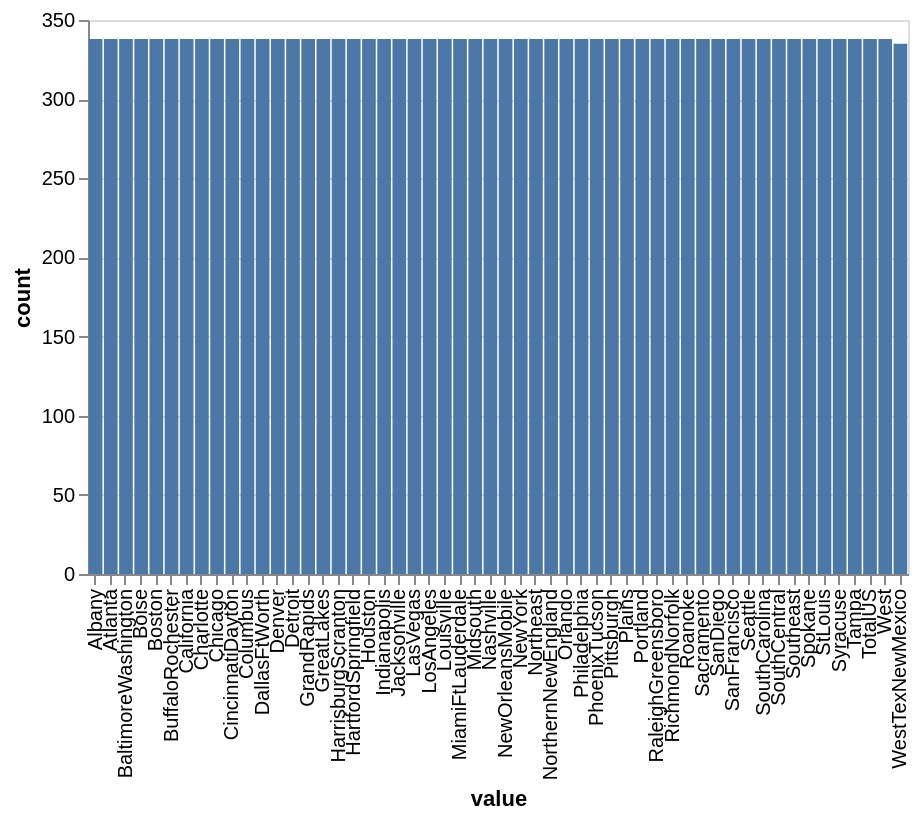

Describe this chart as a Vega-Lite specification.
### Vega-Lite specification from a JSON file in a GitHub repository (floating-point values rounded to 4 significant figures)
{"$schema": "https://vega.github.io/schema/vega-lite/v5.json", "autosize": "fit", "config": {"view": {"continuousHeight": 300, "continuousWidth": 400}}, "data": {"values": [{"count": 338, "value": "Albany"}, {"count": 338, "value": "Atlanta"}, {"count": 338, "value": "BaltimoreWashington"}, {"count": 338, "value": "Boise"}, {"count": 338, "value": "Boston"}, {"count": 338, "value": "BuffaloRochester"}, {"count": 338, "value": "California"}, {"count": 338, "value": "Charlotte"}, {"count": 338, "value": "Chicago"}, {"count": 338, "value": "CincinnatiDayton"}, {"count": 338, "value": "Columbus"}, {"count": 338, "value": "DallasFtWorth"}, {"count": 338, "value": "Denver"}, {"count": 338, "value": "Detroit"}, {"count": 338, "value": "GrandRapids"}, {"count": 338, "value": "GreatLakes"}, {"count": 338, "value": "HarrisburgScranton"}, {"count": 338, "value": "HartfordSpringfield"}, {"count": 338, "value": "Houston"}, {"count": 338, "value": "Indianapolis"}, {"count": 338, "value": "Jacksonville"}, {"count": 338, "value": "LasVegas"}, {"count": 338, "value": "LosAngeles"}, {"count": 338, "value": "Louisville"}, {"count": 338, "value": "MiamiFtLauderdale"}, {"count": 338, "value": "Midsouth"}, {"count": 338, "value": "Nashville"}, {"count": 338, "value": "NewOrleansMobile"}, {"count": 338, "value": "NewYork"}, {"count": 338, "value": "Northeast"}, {"count": 338, "value": "NorthernNewEngland"}, {"count": 338, "value": "Orlando"}, {"count": 338, "value": "Philadelphia"}, {"count": 338, "value": "PhoenixTucson"}, {"count": 338, "value": "Pittsburgh"}, {"count": 338, "value": "Plains"}, {"count": 338, "value": "Portland"}, {"count": 338, "value": "RaleighGreensboro"}, {"count": 338, "value": "RichmondNorfolk"}, {"count": 338, "value": "Roanoke"}, {"count": 338, "value": "Sacramento"}, {"count": 338, "value": "SanDiego"}, {"count": 338, "value": "SanFrancisco"}, {"count": 338, "value": "Seattle"}, {"count": 338, "value": "SouthCarolina"}, {"count": 338, "value": "SouthCentral"}, {"count": 338, "value": "Southeast"}, {"count": 338, "value": "Spokane"}, {"count": 338, "value": "StLouis"}, {"count": 338, "value": "Syracuse"}, {"count": 338, "value": "Tampa"}, {"count": 338, "value": "TotalUS"}, {"count": 338, "value": "West"}, {"count": 335, "value": "WestTexNewMexico"}]}, "datasets": {"data-7da9222bd52e04cf08be65d5a5141499": [{"count": 338, "value": "Albany"}, {"count": 338, "value": "Atlanta"}, {"count": 338, "value": "BaltimoreWashington"}, {"count": 338, "value": "Boise"}, {"count": 338, "value": "Boston"}, {"count": 338, "value": "BuffaloRochester"}, {"count": 338, "value": "California"}, {"count": 338, "value": "Charlotte"}, {"count": 338, "value": "Chicago"}, {"count": 338, "value": "CincinnatiDayton"}, {"count": 338, "value": "Columbus"}, {"count": 338, "value": "DallasFtWorth"}, {"count": 338, "value": "Denver"}, {"count": 338, "value": "Detroit"}, {"count": 338, "value": "GrandRapids"}, {"count": 338, "value": "GreatLakes"}, {"count": 338, "value": "HarrisburgScranton"}, {"count": 338, "value": "HartfordSpringfield"}, {"count": 338, "value": "Houston"}, {"count": 338, "value": "Indianapolis"}, {"count": 338, "value": "Jacksonville"}, {"count": 338, "value": "LasVegas"}, {"count": 338, "value": "LosAngeles"}, {"count": 338, "value": "Louisville"}, {"count": 338, "value": "MiamiFtLauderdale"}, {"count": 338, "value": "Midsouth"}, {"count": 338, "value": "Nashville"}, {"count": 338, "value": "NewOrleansMobile"}, {"count": 338, "value": "NewYork"}, {"count": 338, "value": "Northeast"}, {"count": 338, "value": "NorthernNewEngland"}, {"count": 338, "value": "Orlando"}, {"count": 338, "value": "Philadelphia"}, {"count": 338, "value": "PhoenixTucson"}, {"count": 338, "value": "Pittsburgh"}, {"count": 338, "value": "Plains"}, {"count": 338, "value": "Portland"}, {"count": 338, "value": "RaleighGreensboro"}, {"count": 338, "value": "RichmondNorfolk"}, {"count": 338, "value": "Roanoke"}, {"count": 338, "value": "Sacramento"}, {"count": 338, "value": "SanDiego"}, {"count": 338, "value": "SanFrancisco"}, {"count": 338, "value": "Seattle"}, {"count": 338, "value": "SouthCarolina"}, {"count": 338, "value": "SouthCentral"}, {"count": 338, "value": "Southeast"}, {"count": 338, "value": "Spokane"}, {"count": 338, "value": "StLouis"}, {"count": 338, "value": "Syracuse"}, {"count": 338, "value": "Tampa"}, {"count": 338, "value": "TotalUS"}, {"count": 338, "value": "West"}, {"count": 335, "value": "WestTexNewMexico"}]}, "encoding": {"tooltip": [{"field": "value", "type": "nominal"}, {"field": "count", "type": "quantitative"}], "x": {"field": "value", "type": "ordinal"}, "y": {"field": "count", "type": "quantitative"}}, "height": 400, "mark": "bar", "width": 450}
